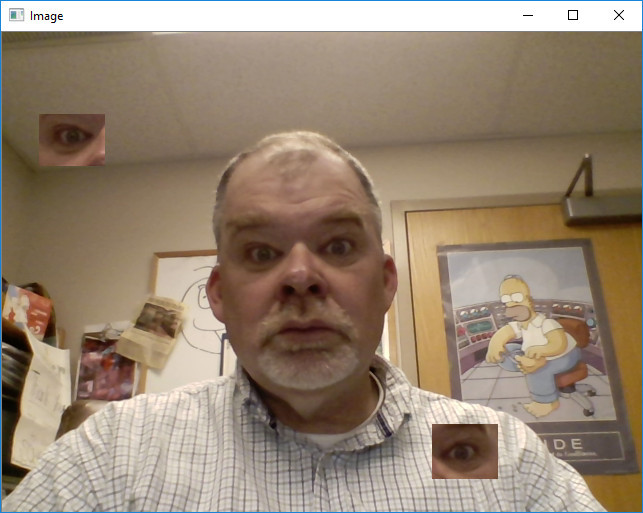
#> input picture final/hunter.jpg, 643 x 513 px
$ python part2.py
#> lines starting #> are read from the running program, lines starting #| are printed output that depends on the picture; after the words box and inside, x2 and y2 are one past the last pixel; in counts of white or black regions, pixels touching at a corner belong together
import pickle
import numpy as np
import cv2 as cv

face_cascade = cv.CascadeClassifier(cv.data.haarcascades + 'haarcascade_frontalface_default.xml')
eye_cascade = cv.CascadeClassifier(cv.data.haarcascades + 'haarcascade_eye.xml')

'''
recognizer = cv.face.LBPHFaceRecognizer_create()
recognizer.read("trainer.yml")
labels = {}
with open("labels.pickle", 'rb') as f:
	of_labels = pickle.load(f)
	labels = {v:k for k, v in of_labels.items()}
'''


img = cv.imread("hunter.jpg", cv.IMREAD_COLOR)
#> img is the input picture: shape (513, 643, 3); mean B, G, R 113.9, 132.7, 150.2
gray = cv.cvtColor(img, cv.COLOR_BGR2GRAY)
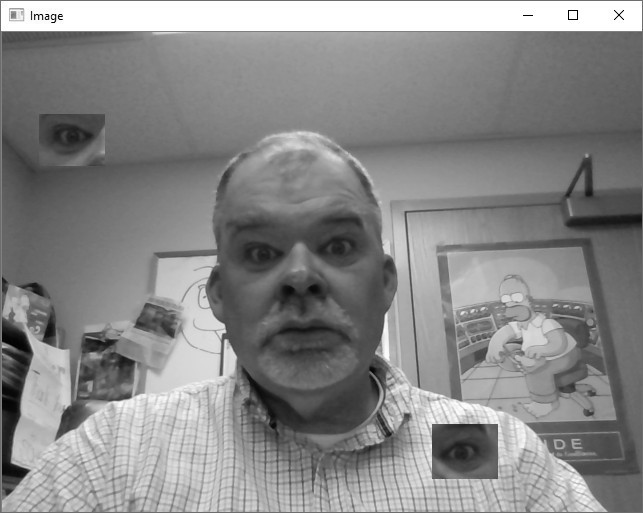
#> gray: shape (513, 643); min 0, max 255, mean 135.8

cv.namedWindow("Ryan Hansen")

faces = face_cascade.detectMultiScale(gray, 1.1, 5)
#> faces = [[190, 159, 218, 218]]
eyes = eye_cascade.detectMultiScale(gray, 1.1, 5)
#> eyes = [[48, 118, 35, 35], [320, 228, 37, 37], [234, 231, 43, 43], [445, 433, 36, 36], [103, 345, 44, 44], [15, 89, 105, 105]]
print("faces")

#cap = cv.VideoCapture(0)

for (x,y,w,h) in faces:
	cv.rectangle(img, (x,y), (x+w, y+h), (255,0,0), 2)
	roi_gray = gray[y:y+h, x:x+w]
	roi_color = img[y:y+h, x:x+w]
	#idy, conf = recognizer.predict(roi_gray)


	for (xe,ye,we,he) in eyes:
		xe = xe-10
		ye = ye-10
		we = we+20
		he = he+20
		if (xe > x and ye > y and xe+we < w+x and ye+he < y+h):
			print(xe, xe+we)
			#cv.rectangle(img, (xe,ye), (xe+we, ye+he), (0,255,0), 2)
			roi_gray = gray[ye:ye+he, xe:xe+we]
			roi_color = img[ye:ye+he, xe:xe+we]


			for yp in range(ye, ye+he):
				for xp in range(xe, xe+we):
				#print(pixel)
					gray[yp,xp] = gray[yp,xp]-20
					img[yp, xp] = img[yp,xp] + np.matrix([130,0,0])


	#name = labels[idy]
	name = 'hunter'
	#print('Heres what we got: ', name, conf)

	print(name)
	cv.putText(img, name, (x,y), cv.FONT_HERSHEY_SIMPLEX, 1, (0,0,0), 2, cv.LINE_AA)
	text = 'When you mess with the best...'
	cv.putText(img, text, (70,500), cv.FONT_HERSHEY_SIMPLEX, 1, (0,0,0), 2, cv.LINE_AA)
#> this loop made 1 pass
#| 310 367
#| 224 287
#| hunter
#> pass 1, `roi_gray = gray[y:y+h, x:x+w]`:
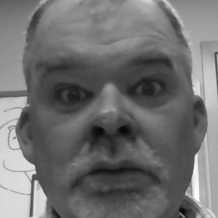
#> roi_gray: shape (218, 218); min 3, max 252, mean 111.7
#> pass 1, `roi_color = img[y:y+h, x:x+w]`:
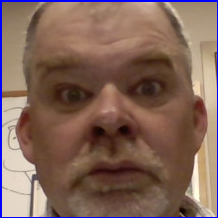
#> roi_color: shape (218, 218, 3); mean B, G, R 89.5, 101.2, 129.8
#> after the loop: gray: shape (513, 643); 2.19% of pixels changed, all inside (x1, y1, x2, y2) = (224, 218, 367, 284)
#> after the loop:
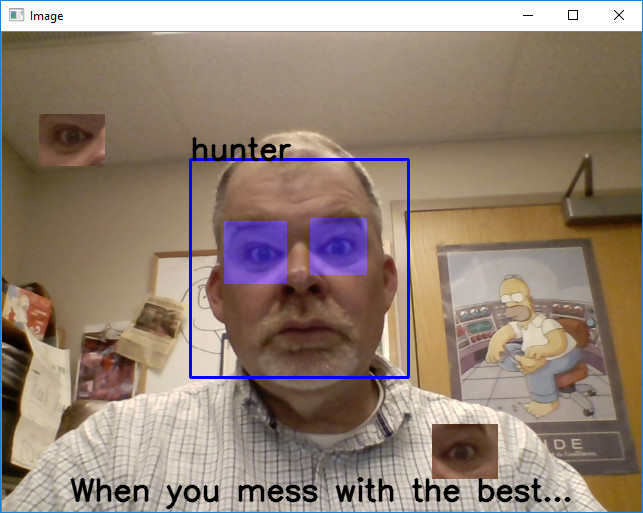
#> img: shape (513, 643, 3); 4.8% of pixels changed, all inside (x1, y1, x2, y2) = (70, 137, 571, 510)
#> after the loop, he = 125; we = 125; xe = 5; ye = 79


cv.imshow('Ryan Hansen', img)
cv.imshow('Ryan', gray)
cv.waitKey(0)
cv.destroyAllWindows()
#cap.release()
